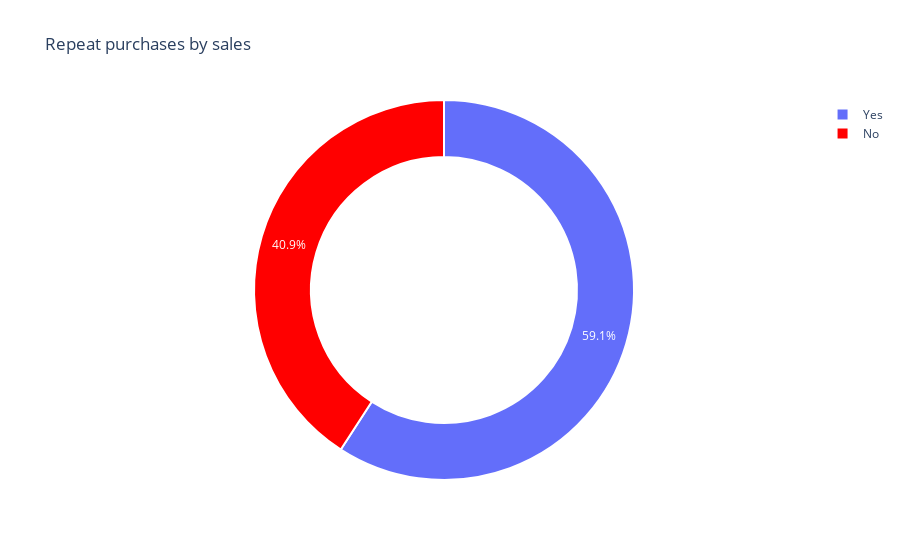

The notebook cell this image was saved under:
### Code cell
# Define the colors and labels for the pie chart
colors = ['green', 'orange', 'blue', 'red']
labels = rep_sales.index

# Create a pie chart trace with custom colors and labels
trace = go.Pie(labels=labels, values=rep_sales.values, hole=0.7,
               marker=dict(colors=colors[3:], line=dict(color='white', width=2)))

# Create a layout with a custom title
layout = go.Layout(title='Repeat purchases by sales')

# Create a figure with the trace and layout, and display it
fig = go.Figure(data=[trace], layout=layout)
fig.show()

### Figure 1 — Plotly figure (JSON) as saved in the notebook; plotly's stock layout.template omitted (floating-point values rounded to 4 significant figures)
{"data": [{"hole": 0.7, "labels": ["No", "Yes"], "marker": {"colors": ["red"], "line": {"color": "white", "width": 2}}, "type": "pie", "values": [610900.0, 884000.0]}], "layout": {"title": {"text": "Repeat purchases by sales"}}}
